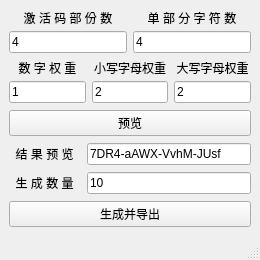
<?xml version="1.0" encoding="UTF-8"?>
<ui version="4.0">
 <class>MainWindow</class>
 <widget class="QMainWindow" name="MainWindow">
  <property name="geometry">
   <rect>
    <x>0</x>
    <y>0</y>
    <width>260</width>
    <height>260</height>
   </rect>
  </property>
  <property name="minimumSize">
   <size>
    <width>260</width>
    <height>260</height>
   </size>
  </property>
  <property name="windowTitle">
   <string>激活码生成器</string>
  </property>
  <property name="windowIcon">
   <iconset resource="rc_activation_code.qrc">
    <normaloff>:/img/random_logo.png</normaloff>:/img/random_logo.png</iconset>
  </property>
  <property name="styleSheet">
   <string notr="true"/>
  </property>
  <widget class="QWidget" name="centralwidget">
   <layout class="QVBoxLayout" name="verticalLayout">
    <item>
     <layout class="QHBoxLayout" name="horizontalLayout_8">
      <item>
       <layout class="QVBoxLayout" name="verticalLayout_2">
        <item>
         <widget class="QLabel" name="label_2">
          <property name="minimumSize">
           <size>
            <width>0</width>
            <height>15</height>
           </size>
          </property>
          <property name="maximumSize">
           <size>
            <width>16777215</width>
            <height>15</height>
           </size>
          </property>
          <property name="text">
           <string>激 活 码 部 份 数</string>
          </property>
          <property name="alignment">
           <set>Qt::AlignCenter</set>
          </property>
         </widget>
        </item>
        <item>
         <widget class="QLineEdit" name="lineEdit_part">
          <property name="text">
           <string>4</string>
          </property>
         </widget>
        </item>
       </layout>
      </item>
      <item>
       <layout class="QVBoxLayout" name="verticalLayout_3">
        <item>
         <widget class="QLabel" name="label">
          <property name="minimumSize">
           <size>
            <width>0</width>
            <height>15</height>
           </size>
          </property>
          <property name="maximumSize">
           <size>
            <width>16777215</width>
            <height>15</height>
           </size>
          </property>
          <property name="text">
           <string>单 部 分 字 符 数</string>
          </property>
          <property name="alignment">
           <set>Qt::AlignCenter</set>
          </property>
         </widget>
        </item>
        <item>
         <widget class="QLineEdit" name="lineEdit_char">
          <property name="styleSheet">
           <string notr="true"/>
          </property>
          <property name="text">
           <string>4</string>
          </property>
         </widget>
        </item>
       </layout>
      </item>
     </layout>
    </item>
    <item>
     <layout class="QHBoxLayout" name="horizontalLayout">
      <item>
       <layout class="QVBoxLayout" name="verticalLayout_5">
        <item>
         <widget class="QLabel" name="label_5">
          <property name="minimumSize">
           <size>
            <width>0</width>
            <height>15</height>
           </size>
          </property>
          <property name="maximumSize">
           <size>
            <width>16777215</width>
            <height>15</height>
           </size>
          </property>
          <property name="text">
           <string>  数 字 权 重  </string>
          </property>
          <property name="alignment">
           <set>Qt::AlignCenter</set>
          </property>
         </widget>
        </item>
        <item>
         <widget class="QLineEdit" name="lineEdit_digits">
          <property name="text">
           <string>1</string>
          </property>
         </widget>
        </item>
       </layout>
      </item>
      <item>
       <layout class="QVBoxLayout" name="verticalLayout_4">
        <item>
         <widget class="QLabel" name="label_4">
          <property name="minimumSize">
           <size>
            <width>0</width>
            <height>15</height>
           </size>
          </property>
          <property name="maximumSize">
           <size>
            <width>16777215</width>
            <height>15</height>
           </size>
          </property>
          <property name="text">
           <string>小写字母权重</string>
          </property>
          <property name="alignment">
           <set>Qt::AlignCenter</set>
          </property>
         </widget>
        </item>
        <item>
         <widget class="QLineEdit" name="lineEdit_low_letters">
          <property name="text">
           <string>2</string>
          </property>
         </widget>
        </item>
       </layout>
      </item>
      <item>
       <layout class="QVBoxLayout" name="verticalLayout_6">
        <item>
         <widget class="QLabel" name="label_3">
          <property name="minimumSize">
           <size>
            <width>0</width>
            <height>15</height>
           </size>
          </property>
          <property name="maximumSize">
           <size>
            <width>16777215</width>
            <height>15</height>
           </size>
          </property>
          <property name="text">
           <string>大写字母权重</string>
          </property>
          <property name="alignment">
           <set>Qt::AlignCenter</set>
          </property>
         </widget>
        </item>
        <item>
         <widget class="QLineEdit" name="lineEdit_up_letters">
          <property name="text">
           <string>2</string>
          </property>
         </widget>
        </item>
       </layout>
      </item>
     </layout>
    </item>
    <item>
     <widget class="QPushButton" name="pushButton_preview">
      <property name="text">
       <string>预览</string>
      </property>
     </widget>
    </item>
    <item>
     <layout class="QHBoxLayout" name="horizontalLayout_6">
      <item>
       <widget class="QLabel" name="label_6">
        <property name="text">
         <string>  结 果 预 览  </string>
        </property>
       </widget>
      </item>
      <item>
       <widget class="QLineEdit" name="lineEdit_result">
        <property name="text">
         <string>7DR4-aAWX-VvhM-JUsf</string>
        </property>
       </widget>
      </item>
     </layout>
    </item>
    <item>
     <layout class="QHBoxLayout" name="horizontalLayout_7">
      <item>
       <widget class="QLabel" name="label_7">
        <property name="text">
         <string>  生 成 数 量  </string>
        </property>
       </widget>
      </item>
      <item>
       <widget class="QLineEdit" name="lineEdit_num">
        <property name="text">
         <string>10</string>
        </property>
       </widget>
      </item>
     </layout>
    </item>
    <item>
     <widget class="QPushButton" name="pushButton_generate">
      <property name="text">
       <string>生成并导出</string>
      </property>
     </widget>
    </item>
   </layout>
  </widget>
  <widget class="QMenuBar" name="menubar">
   <property name="geometry">
    <rect>
     <x>0</x>
     <y>0</y>
     <width>260</width>
     <height>22</height>
    </rect>
   </property>
  </widget>
  <widget class="QStatusBar" name="statusbar"/>
 </widget>
 <resources>
  <include location="rc_activation_code.qrc"/>
 </resources>
 <connections/>
</ui>
